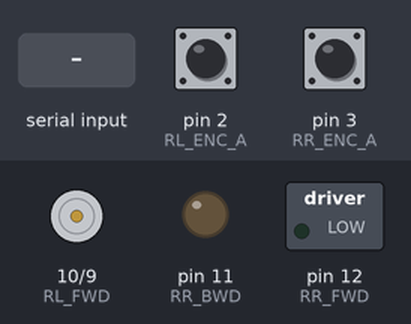
Simulated run of this sketch. Board: Arduino Uno, built with avr-gcc and run on an emulated ATmega328P. On the bench: motor-driver pin pairs drawn as motors (green arrow = first pin HIGH = forward, orange = second pin HIGH = backward, longer = more drive), switched loads named in the sketch (green lamp = pin HIGH), output pins drawn as LEDs (lit = HIGH). The inputs (shaded band) are chosen by the test bench; at power-on: pin 2 (RL_ENC_A) HIGH, pin 3 (RR_ENC_A) HIGH. What the sketch prints to the serial monitor is not drawn.

Above: at 1.2 s.
1.3 s: "m90\n" received over Serial
At 2.9 s:
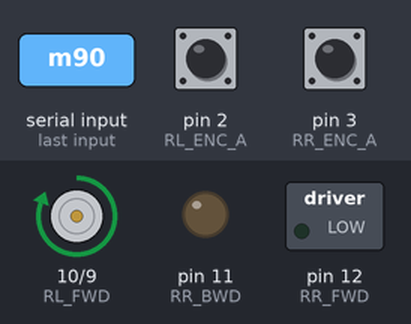
5.3 s: "m\n" received over Serial
At 7.8 s:
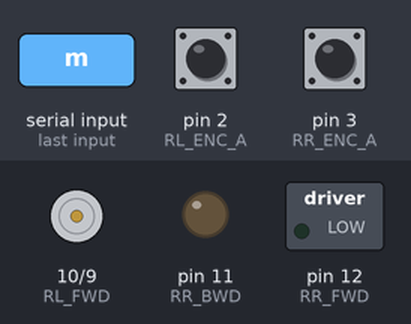
8.3 s: "m,45\n" received over Serial
At 10.6 s:
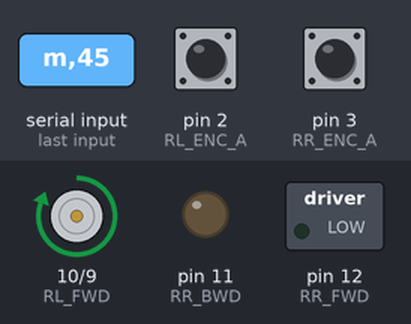
Timing chart, 0 to 11.8 s (numbered marks = the images above; inputs shaded):
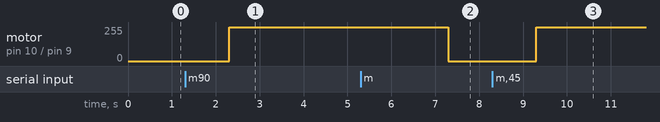

The sketch:

arduino_b_rear.ino
```cpp
/*
 * arduino_b_rear.ino — Rear Wheel Controller (Merged with ROS 2 Driver Protocol)
 * =============================================================================
 * This version is compatible with the diffdrive_arduino ROS 2 driver.
 * It preserves the original pinouts and encoder mirroring.
 */

// ── Motor pins ────────────────────────────────────────────────────────────────
#define RR_FWD  12
#define RR_BWD  11
#define RL_FWD  10
#define RL_BWD  9

// ── Encoder pins ──────────────────────────────────────────────────────────────
#define RL_ENC_A 2    // INT0
#define RL_ENC_B 4
#define RR_ENC_A 3    // INT1
#define RR_ENC_B 5

// ── Timing ────────────────────────────────────────────────────────────────────
const unsigned long REPORT_INTERVAL_MS = 50;

unsigned long lastReport = 0;

// ── Encoder state ───────────────────────────────────────────────────────────────
volatile long rl_ticks = 0;
volatile long rr_ticks = 0;

// ── Motion state ──────────────────────────────────────────────────────────────
char motionLabel[12] = "STOP";

// ═════════════════════════════════════════════════════════════════════════════
// Encoder ISRs
// ═════════════════════════════════════════════════════════════════════════════
void ISR_rl_enc() {
  if (digitalRead(RL_ENC_B) == HIGH) { rl_ticks++; } else { rl_ticks--; }
}

void ISR_rr_enc() {
  // Mirrored because the wheel rotation is technically backwards
  if (digitalRead(RR_ENC_B) == HIGH) { rr_ticks--; } else { rr_ticks++; }
}

// ═════════════════════════════════════════════════════════════════════════════
// Motor Control (Simplified for ROS 2 Driver)
// ═════════════════════════════════════════════════════════════════════════════
void setMotors(int left_val, int right_val) {
  // Left Motor
  if (left_val > 0) {
    digitalWrite(RL_FWD, HIGH); digitalWrite(RL_BWD, LOW);
  } else if (left_val < 0) {
    digitalWrite(RL_FWD, LOW); digitalWrite(RL_BWD, HIGH);
  } else {
    digitalWrite(RL_FWD, LOW); digitalWrite(RL_BWD, LOW);
  }

  // Right Motor
  if (right_val > 0) {
    digitalWrite(RR_FWD, HIGH); digitalWrite(RR_BWD, LOW);
  } else if (right_val < 0) {
    digitalWrite(RR_FWD, LOW); digitalWrite(RR_BWD, HIGH);
  } else {
    digitalWrite(RR_FWD, LOW); digitalWrite(RR_BWD, LOW);
  }

  if (left_val == 0 && right_val == 0) strcpy(motionLabel, "STOP");
  else strcpy(motionLabel, "MOVING");
}

// ═════════════════════════════════════════════════════════════════════════════
// Serial Communication (ROS 2 diffdrive_arduino Protocol)
// ═════════════════════════════════════════════════════════════════════════════
void processDriverCommand() {
  if (Serial.available() > 0) {
    char cmd = Serial.read();
    if (cmd == 'e') {
      // Response format: "L_ticks R_ticks\n"
      Serial.print(rl_ticks);
      Serial.print(" ");
      Serial.println(rr_ticks);
    }
    else if (cmd == 'm') {
      // Expects: " m val1 val2\r"
      int left_val = Serial.parseInt();
      int right_val = Serial.parseInt();
      setMotors(left_val, right_val);
    }
    else if (cmd == 'u') {
      // PID command - ignore for now
      while(Serial.available() > 0 && Serial.read() != '\r');
    }
  }
}

// ═════════════════════════════════════════════════════════════════════════════
// Setup
// ═════════════════════════════════════════════════════════════════════════════
void setup() {
  Serial.begin(57600); // MUST be 57600 for diffdrive_arduino driver

  const int motorPins[] = {RR_FWD, RR_BWD, RL_FWD, RL_BWD};
  for (int i = 0; i < 4; i++) {
    pinMode(motorPins[i], OUTPUT);
    digitalWrite(motorPins[i], LOW);
  }

  pinMode(RL_ENC_A, INPUT_PULLUP);
  pinMode(RL_ENC_B, INPUT_PULLUP);
  pinMode(RR_ENC_A, INPUT_PULLUP);
  pinMode(RR_ENC_B, INPUT_PULLUP);
  attachInterrupt(digitalPinToInterrupt(RL_ENC_A), ISR_rl_enc, RISING);
  attachInterrupt(digitalPinToInterrupt(RR_ENC_A), ISR_rr_enc, RISING);

  Serial.println(F("ARDUINO_B:READY"));
}

// ═════════════════════════════════════════════════════════════════════════════
// Loop
// ═════════════════════════════════════════════════════════════════════════════
void loop() {
  processDriverCommand();
}
```

Measured:
- after the input at 1.3 s, motor on pin 10 (RL_FWD) / pin 9 (RL_BWD): stopped → forward 255/255 after 1.0 s
- after the input at 5.3 s, motor on pin 10 (RL_FWD) / pin 9 (RL_BWD): forward 255/255 → stopped after 2.0 s
- after the input at 8.3 s, motor on pin 10 (RL_FWD) / pin 9 (RL_BWD): stopped → forward 255/255 after 1.0 s
